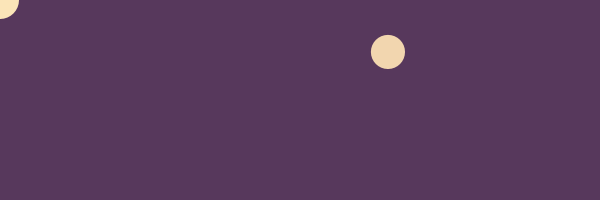
Frame 1 (no input)
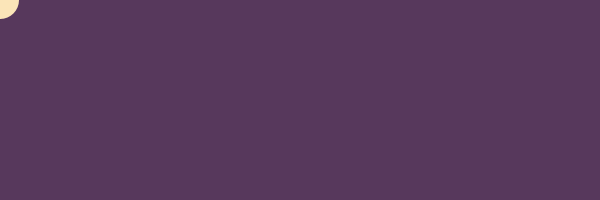
Frame 60 (the mouse pressed at the canvas centre just before this capture)
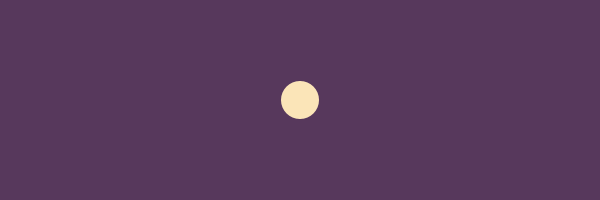
Frame 120 (the mouse held since frame 60 and released just before this capture)

The Processing sketch that drew these frames (run headless with seeded random() and noise(); from frame 60 on, the mouse is pressed at the canvas centre):

// Processing sketch: processing_155263
// ── processing_155263.pde

/*----------------------------------
 
 Copyright by Diana Lange 2014
 Don't use without any permission. Creative Commons: Attribution Non-Commercial.
 
 mail: kontakt@diana-lange.de
 web: diana-lange.de
 facebook: https://www.facebook.com/DianaLangeDesign
 flickr: http://www.flickr.com/photos/dianalange/collections/
 tumblr: http://dianalange.tumblr.com/
 twitter: http://twitter.com/DianaOnTheRoad
 vimeo: https://vimeo.com/dianalange/videos
 
 -----------------------------------*/

PVector [] location;
PVector direction;
float speed;


void setup ()
{
  size (600, 200);
  smooth();

  location = new PVector [20];
  location[0] = new PVector (random (width), random (height));

  for (int i = 1; i < location.length; i++)
  {
    location[i] = location[0].get ();
  }
  speed = 5;
  float angle = random (TWO_PI);
  direction = new PVector (cos (angle), sin (angle));

  frameRate (30);
}

void draw ()
{
  background (#57385c);

  move();
  
  display();
}


PVector getHead ()
{
  return location [location.length-1].get();
}

void setHead (PVector pos)
{
  location [location.length-1]= pos.get();

  updateBody ();
}

// HELPERS ---------------

void updateBody ()
{
  for (int i = 0; i < location.length-1; i++)
  {
    location [i] = location [i+1];
  }
}

// DISPLAY --------------------

void display ()
{
  noStroke();
  for (int i = 0; i < location.length; i++)
  {
    color c = lerpColor (#ffedbc, #A75265, map (i, 0, location.length, 1, 0 ) );
    float s = map (i, 0, location.length, 1, 40  );

    fill (c);
    ellipse (location[i].x, location [i].y, s, s);
  }
}


// MOVE -----------------------------------------

void move ()
{
  PVector location = getHead();

  location.x = mouseX;
  location.y = mouseY;

  setHead (location);
}
